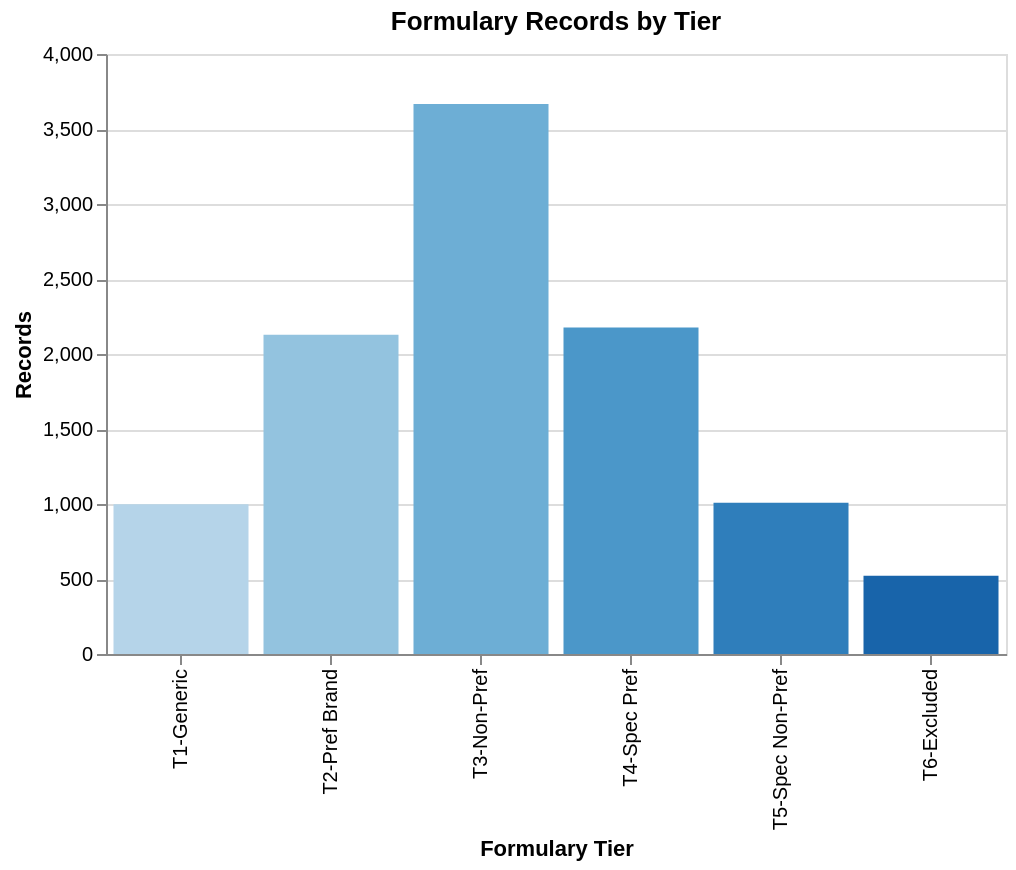

The notebook cell saved with this chart:
### Markdown cell above
## 8. Formulary: Tier Distribution

Formulary tiers control member cost-sharing:
- **Tier 1**: Generic — lowest copay
- **Tier 2**: Preferred brand
- **Tier 3**: Non-preferred brand
- **Tier 4**: Specialty preferred
- **Tier 5**: Specialty non-preferred
- **Tier 6**: Exclusion tier — not covered

Manufacturers pay higher rebates to secure lower (preferred) tier placement.

### Code cell
tier_counts = (
    formulary
    .group_by("tier")
    .agg(pl.len().alias("count"))
    .sort("tier")
    .with_columns(
        (pl.col("count").cast(pl.Int64) / pl.col("count").sum().cast(pl.Int64) * 100).round(1).alias("pct")
    )
)
print(tier_counts)

tier_labels = {1: "T1-Generic", 2: "T2-Pref Brand", 3: "T3-Non-Pref",
               4: "T4-Spec Pref", 5: "T5-Spec Non-Pref", 6: "T6-Excluded"}

tier_pd = tier_counts.to_pandas()
tier_pd["tier_label"] = tier_pd["tier"].map(tier_labels)

chart = (
    alt.Chart(tier_pd)
    .mark_bar()
    .encode(
        x=alt.X("tier_label:N", sort=None, title="Formulary Tier"),
        y=alt.Y("count:Q", title="Records"),
        color=alt.Color("tier:O", scale=alt.Scale(scheme="blues"), legend=None),
        tooltip=["tier_label", "count", "pct"],
    )
    .properties(title="Formulary Records by Tier", width=450, height=300)
)
chart

### Figure 1 — Vega-Lite specification as saved in the notebook (floating-point values rounded to 4 significant figures)
{"config": {"view": {"continuousWidth": 300, "continuousHeight": 300}}, "data": {"name": "data-4c576adc97145458c43fe809058d3998"}, "mark": {"type": "bar"}, "encoding": {"color": {"field": "tier", "legend": null, "scale": {"scheme": "blues"}, "type": "ordinal"}, "tooltip": [{"field": "tier_label", "type": "nominal"}, {"field": "count", "type": "quantitative"}, {"field": "pct", "type": "quantitative"}], "x": {"field": "tier_label", "sort": null, "title": "Formulary Tier", "type": "nominal"}, "y": {"field": "count", "title": "Records", "type": "quantitative"}}, "height": 300, "title": "Formulary Records by Tier", "width": 450, "$schema": "https://vega.github.io/schema/vega-lite/v6.4.1.json", "datasets": {"data-4c576adc97145458c43fe809058d3998": [{"tier": 1, "count": 998, "pct": 9.5, "tier_label": "T1-Generic"}, {"tier": 2, "count": 2128, "pct": 20.3, "tier_label": "T2-Pref Brand"}, {"tier": 3, "count": 3667, "pct": 34.9, "tier_label": "T3-Non-Pref"}, {"tier": 4, "count": 2177, "pct": 20.7, "tier_label": "T4-Spec Pref"}, {"tier": 5, "count": 1008, "pct": 9.6, "tier_label": "T5-Spec Non-Pref"}, {"tier": 6, "count": 522, "pct": 5.0, "tier_label": "T6-Excluded"}]}}
